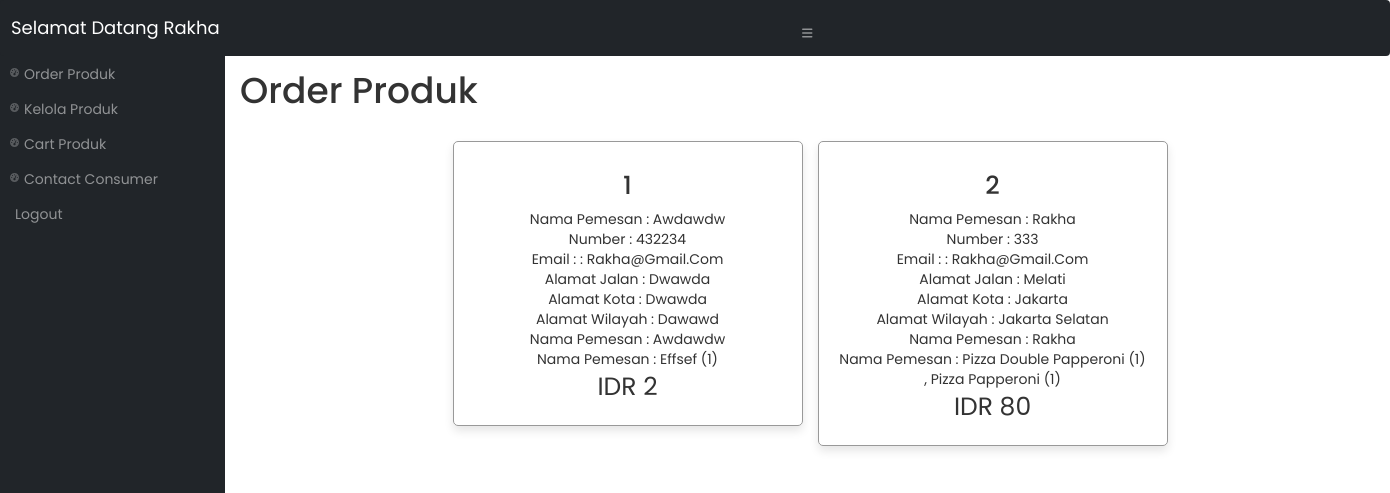
The page /web_admin/index.php (signed in) on the database its author committed.
### tables this page shows
CREATE TABLE `order` (
  `id` int(20) NOT NULL,
  `name` varchar(30) NOT NULL,
  `number` int(50) NOT NULL,
  `email` varchar(25) NOT NULL,
  `method` enum('BCA','BRI','Dana','Credit Card') NOT NULL,
  `flat` int(10) NOT NULL,
  `street` varchar(90) NOT NULL,
  `city` varchar(20) NOT NULL,
  `state` varchar(20) NOT NULL,
  `country` varchar(20) NOT NULL,
  `pin_code` int(10) NOT NULL,
  `total_products` varchar(90) NOT NULL,
  `total_price` int(200) NOT NULL
);

### web_admin/index.php (the view, shortened to what this page needs)
<?php
require 'function.php';
?>
<!DOCTYPE html>
<html lang="en">
    <head>
        <link href="https://cdn.jsdelivr.net/npm/simple-datatables@latest/dist/style.css" rel="stylesheet" />
        <link rel="stylesheet" href="../footer/style.css">
<link rel="stylesheet" href="https://cdnjs.cloudflare.com/ajax/libs/font-awesome/6.0.0/css/all.min.css">
<link rel="stylesheet" href="cart/css/style.css">
        <link href="css/styles.css" rel="stylesheet" />
        <link rel="stylesheet" href="https://maxcdn.bootstrapcdn.com/bootstrap/3.4.1/css/bootstrap.min.css">
    </head>
    <body class="sb-nav-fixed">
        <nav class="sb-topnav navbar navbar-expand navbar-dark bg-dark">
            <a class="navbar-brand ps-3" href="index.html">Selamat Datang Rakha</a>
            <button class="btn btn-link btn-sm order-1 order-lg-0 me-4 me-lg-0" id="sidebarToggle" href="#!"><i class="fas fa-bars"></i></button>
        </nav>
        <div id="layoutSidenav">
            <div id="layoutSidenav_nav">
                <nav class="sb-sidenav accordion sb-sidenav-dark" id="sidenavAccordion">
                    <div class="sb-sidenav-menu">
                        <div class="nav">
                        <a class="nav-link" href="index.php">
                                <div class="sb-nav-link-icon"><i class="fas fa-tachometer-alt"></i></div>
                                Order Produk
                            </a>
                            <a class="nav-link" href="masuk.php">
                                <div class="sb-nav-link-icon"><i class="fas fa-tachometer-alt"></i></div>
                                Kelola Produk
                            </a>
                            <a class="nav-link" href="keluar.php">
                                <div class="sb-nav-link-icon"><i class="fas fa-tachometer-alt"></i></div>
                                Cart Produk
                            </a>
                            <a class="nav-link" href="contact_admin.php">
                                <div class="sb-nav-link-icon"><i class="fas fa-tachometer-alt"></i></div>
                                Contact Consumer
                            </a>
                            <a class="nav-link" href="logout.php">
                                Logout
                            </a>
                </nav>
            </div>
            <div id="layoutSidenav_content">
                <main>
                    <div class="container-fluid px-4">
                        <h1 class="mt-4">Order Produk</h1>
<div class="container">
<section class="products">
   <div class="box-container">
      <?php
      $select_products = mysqli_query($conn, "SELECT * FROM `order`");
      if(mysqli_num_rows($select_products) > 0){
         while($fetch_product = mysqli_fetch_assoc($select_products)){
      ?>
      <form action="" method="post">
         <div class="box">
            <h3><?php echo $fetch_product['id']; ?></h3>
            <div class="name">Nama Pemesan : <?php echo $fetch_product['name']; ?></div>
            <div class="number">Number : <?php echo $fetch_product['number']; ?></div>
            <div class="email">Email :  : <?php echo $fetch_product['email']; ?></div>
            <div class="street">Alamat Jalan : <?php echo $fetch_product['street']; ?></div>
            <div class="city">Alamat Kota : <?php echo $fetch_product['city']; ?></div>
            <div class="name">Alamat Wilayah : <?php echo $fetch_product['state']; ?></div>
            <div class="name">Nama Pemesan : <?php echo $fetch_product['name']; ?></div>
            <div class="name">Nama Pemesan : <?php echo $fetch_product['total_products']; ?></div>
            <div class="price">IDR <?php echo $fetch_product['total_price']; ?></div>
         </div>
      </form>
      <?php
         };
      };
      ?>
   </div>
</section>
</div>
    </body>
</html>

### footer/style.css (style rules this page uses)
body { line-height: 1.8; font-family: 'Poppins', sans-serif; }
* { margin: 0; padding: 0; box-sizing: border-box; }
.container { max-width: 1170px; margin: auto; }

### web_admin/cart/css/style.css (style rules this page uses)
:root { --blue: #ff3838; --red: #ff0000; --orange: orange; --black: #333; --white: #fff; --bg-color: #eee; --dark-bg: rgba(0, 0, 0, .7); --box-shadow: 0 .5rem 1rem rgba(0, 0, 0, .1); --border: .1rem solid #999; }
* { font-family: 'Poppins', sans-serif; margin: 0; padding: 0; box-sizing: border-box; outline: none; border: none; text-decoration: none; text-transform: capitalize; }
html { font-size: 62.5%; overflow-x: hidden; }
.container { max-width: 1200px; margin: 0 auto; }
section { padding: 2rem; }
.btn, .option-btn, .delete-btn { display: block; width: 100%; text-align: center; background-color: #ff3838; color: var(--white); font-size: 1.7rem; padding: 1.2rem 3rem; border-radius: .5rem; cursor: pointer; margin-top: 1rem; }
.products .box-container { display: grid; grid-template-columns: repeat(auto-fit, 35rem); gap: 1.5rem; justify-content: center; }
.products .box-container .box { text-align: center; padding: 2rem; box-shadow: var(--box-shadow); border: var(--border); border-radius: .5rem; }
.products .box-container .box h3 { margin: 1rem 0; font-size: 2.5rem; color: var(--black); }
.products .box-container .box .price { font-size: 2.5rem; color: var(--black); }

### rows shown on the page
order: id "1", name "Awdawdw", number "432234", email "Rakha@gmail.com", street "Dwawda", city "Dwawda", state "Dawawd", total_products "Effsef (1)", total_price "2"
order: id "2", name "Rakha", number "333", email "Rakha@gmail.com", street "Melati", city "Jakarta", state "Jakarta Selatan", total_products "Pizza Double Papperoni (1) , Pizza Papperoni (1)", total_price "80"
